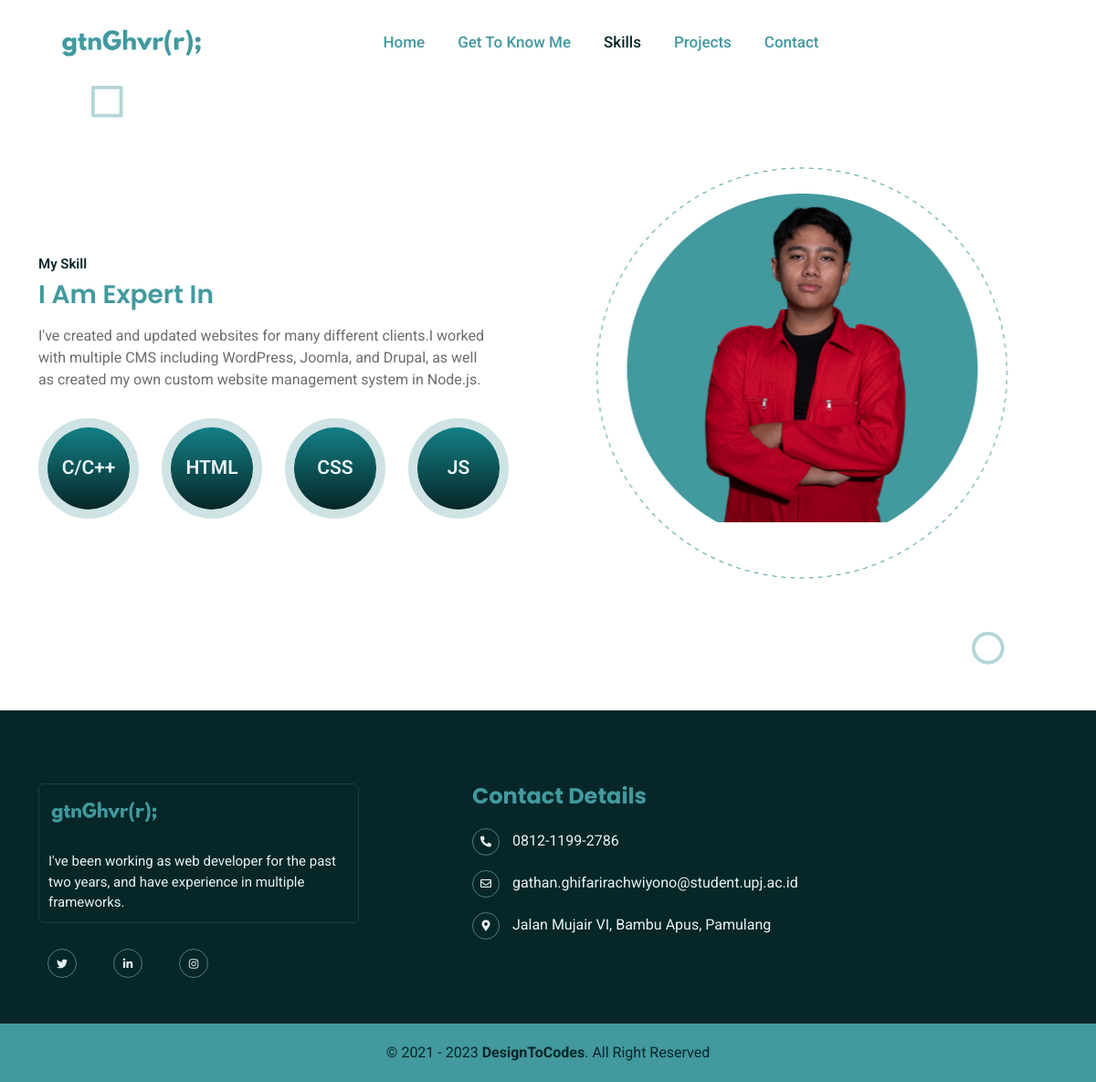
The app's page /skill.php with its own data.
### tables this page shows
CREATE TABLE `navbar` (
  `navbar_1` varchar(20) DEFAULT NULL,
  `navbar_2` varchar(20) DEFAULT NULL,
  `navbar_3` varchar(20) DEFAULT NULL,
  `navbar_4` varchar(20) DEFAULT NULL,
  `navbar_5` varchar(20) DEFAULT NULL
);

CREATE TABLE `skill` (
  `id` int(11) NOT NULL,
  `header2` varchar(20) DEFAULT NULL,
  `dsc` varchar(300) DEFAULT NULL,
  `skills` varchar(50) NOT NULL
);

CREATE TABLE `footer` (
  `dsc` varchar(300) DEFAULT NULL,
  `rsvp` varchar(200) DEFAULT NULL,
  `email` varchar(200) DEFAULT NULL,
  `addr` varchar(100) DEFAULT NULL
);

### skill.php (the view, shortened to what this page needs)
<!DOCTYPE html>
<html lang="en">
<head>
    <link rel="stylesheet" href="./lib/WOW-master/css/libs/animate.css">
    <link rel="stylesheet" href="https://cdnjs.cloudflare.com/ajax/libs/font-awesome/5.15.4/css/all.min.css">
    <link rel="stylesheet" href="https://cdnjs.cloudflare.com/ajax/libs/fancybox/3.5.7/jquery.fancybox.min.css">
    <link rel="stylesheet" href="./lib/slick-1.8.1/slick/slick.css">
    <link rel="stylesheet" href="./lib/slick-1.8.1/slick/slick-theme.css">
    <link rel="stylesheet" href="./lib/bootstrap-5/css/bootstrap.min.css">
    <link rel="stylesheet" href="./assets/css/style.css">
    <link rel="stylesheet" href="./assets/css/responsive.css">
    <?php include 'connections/connect.php';?>
</head>
<body>
    <header class="d2c_navbar sticky-top">
        <div class="container">
            <nav class="navbar navbar-expand-lg px-0 py-0" id="d2c_main_nav">
                <a class="navbar-brand" href="./index.html"><img src="./assets/images/logo.png" alt="Logo"></a>
                <?php
                    $select_sql = "select * from navbar";
                    $execSQL = mysqli_query($conn, $select_sql);
                    $result = mysqli_fetch_assoc($execSQL);
                ?>
                <div class="collapse navbar-collapse js-clone-nav justify-content-center">
                    <ul class="navbar-nav">
                        <li class="nav-item">
                            <a class="nav-link" href="home.php"><?php echo $result['navbar_1']; ?><span class="sr-only">(current)</span></a>
                        </li>
                        <li class="nav-item">
                            <a class="nav-link" href="about.php"><?php echo $result['navbar_2']; ?></a>
                        </li>
                        <li class="nav-item">
                            <a class="nav-link active" href="skill.php"><?php echo $result['navbar_3'];?></a>
                        </li>
                        <li class="nav-item">
                            <a class="nav-link" href="portofolio.php"><?php echo $result['navbar_4']; ?></a>
                        </li>
                        <li class="nav-item">
                            <a class="nav-link" href="contact.php"><?php echo $result['navbar_5']; ?></a>
                        </li>
                    </ul>
                </div>
            </nav>
        </div>
    </header>
    <section class="d2c_skill_wrapper position-relative" id="skill">
                <div class="container">
                    <div class="row align-items-center">
                        <div class="col-lg-6 text-center text-md-start mb-4 mb-md-5 mb-lg-0 wow fadeInLeft">
                            <div class="row">
                                <div class="col-md-6 col-lg-12">
                                    <h6>my skill</h6>
                                    <?php
                                    $select_sql = "select header2, dsc, skills from skill";
                                    $execSQL = mysqli_query($conn, $select_sql);
                                    $result = mysqli_fetch_assoc($execSQL);
                                    ?>
                                    <h2 class="mb-3"><?php echo $result['header2']; ?></h2>
                                    <p class="pe-0 pe-lg-5"><?php echo $result['dsc']; ?></p>
                                </div>
                                <div class="col-md-6 col-lg-12">
                                    <ul class="list-group list-group-horizontal justify-content-center justify-content-lg-start">
                                    <?php
                                            while($result = mysqli_fetch_assoc($execSQL)) {
                                                echo "<li>";
                                                echo  "<span>" . $result['skills'] . "</span>";
                                                echo "</li>";
                                            }
                                            ?>
                                    </ul>
                                </div>
                            </div>
                        </div>
                        <div class="col-lg-6">
                            <div class="d2c_skill_right wow fadeInRight">
                                <img src="./assets/images/skill_photo.png" class="img-fluid" alt="Skill Image">
                            </div>
                        </div>
                    </div>
                </div>
                <img src="./assets/images/square_element.png" alt="Square Element">
                <img src="./assets/images/circle_element.png" alt="Circle Element">
            </section>
   <?php
               $select_sql = "select * from footer";
               $execSQL = mysqli_query($conn, $select_sql);
               $result = mysqli_fetch_assoc($execSQL);
               ?>
        <footer class="d2c_footer_wrapper">
            <div class="d2c_footer_bg">
                <div class="container">
                    <div class="row">
                        <div class="col-md-12 col-lg-4 col-xl-5 mb-8 mb-lg-0 wow fadeInLeft">
                            <div class="d2c_footer_left">
                                <a href="./index.html">
                                    <img src="./assets/images/footer_logo.png" alt="Footer Logo">
                                </a>
                                <p class="mb-0"><?php echo $result['dsc'];?></p>
                            </div>
                        </div>
                        <div class="col-md-6 col-lg-4 col-xl wow fadeInUp">
                            <h4>Contact Details</h4>
                            <ul class="d2c_info_link mb-5 mb-md-0">
                                <li class="mb-3">
                                    <a href="tel:219-555-0114">
                                        <span>
                                            <i class="fas fa-phone-alt"></i>
                                        </span>
                                        <?php echo $result['rsvp'];?>
                                    </a>
                                </li>
                                <li class="mb-3">
                                    <a href="mailto:gathan.ghifarirachwiyono@student.upj.ac.id">
                                        <span>
                                            <i class="far fa-envelope"></i>
                                        </span>
                                        <?php echo $result['email']?>
                                    </a>
                                </li>
                                <li>
                                    <a href="https://www.google.com/maps/search/Royal+2464+Ln.+Mesa,+New+Jersey/@36.8616406,-103.4819732,5z/data=!3m1!4b1?entry=ttu" target="_blank">
                                        <span>
                                            <i class="fas fa-map-marker-alt"></i>
                                        </span>
                                        <?php echo $result['addr']?>
                                    </a>
                                </li>
                            </ul>
                        </div>
                            <div class="social-media">
                            <ul class="d2c_social_link list-group list-group-horizontal">
                                <li>
                                    <a href="https://twitter.com/DesignToCodes" target="_blank"><i class="fab fa-twitter"></i></a>
                                </li>
                                <li>
                                    <a href="https://www.linkedin.com/in/gathan-ghifari-rachwiyono-695515282/" target="_blank"><i class="fab fa-linkedin-in"></i></a>
                                </li>
                                <li>
                                    <a href="https://www.instagram.com/designtocodes/" target="_blank"><i class="fab fa-instagram"></i></a>
                                </li>
                            </div>
                        </div>
                    </div>
                </div>
        </footer>
        <div class="d2c_copy_wrapper">
            <p class="mb-0">&copy; 2021 - 2023 <a href="https://www.designtocodes.com/" target="_blank">DesignToCodes</a>. All Right Reserved</p>
        </div>
</body>
</html>

### assets/css/style.css (style rules this page uses)
:root { --primary_font: 'Poppins', sans-serif; --secondary_font: 'Roboto', sans-serif; --primary_color: #42999E; --secondary_color: #062628; --accent_color: #E7F2F3; --text_color: #6C6C6C; --default_color: #FFFFFF; --primary_bg_color: rgba(231, 242, 243, 0.25); }
html { scroll-behavior: smooth; }
body { overflow-x: hidden; }
section { padding: 100px 0px; }
a { text-decoration: none; }
img { object-fit: cover; }
h1,h2,h3,h4 { font-family: var(--primary_font); }
h2 { color: var(--primary_color); font-size: 35px; font-weight: 600; text-transform: capitalize; }
h6 { color: var(--secondary_color); font-family: var(--secondary_font); font-size: 15px; font-weight: 600; text-transform: capitalize; }
p { color: var(--text_color); font-family: var(--secondary_font); font-size: 18px; font-weight: 400; }
.container .navbar-brand { max-width: 100px; }
.d2c_navbar { padding: 15px 0px; background: var(--default_color); }
.d2c_navbar .navbar-nav .nav-item { margin: 5px 10px; display: flex; align-items: center; }
.d2c_navbar .navbar-nav .nav-link { color: var(--primary_color); font-family: var(--secondary_font); font-size: 18px; font-weight: 500; text-transform: capitalize; transition: .4s all ease; }
.navbar-nav .nav-link.active, .navbar-nav .show>.nav-link { color: var(--secondary_color) !important; }
.d2c_navbar .navbar-brand img { width: 200%; height: 100%; margin-top: 5px; }
.navbar.d2c_mobile_view_body .navbar-nav { width: 100%; }
.navbar.d2c_mobile_view_body .nav-item { margin-right: 0; }
.d2c_skill_wrapper p { margin-bottom: 50px; }
.d2c_skill_wrapper ul { list-style-type: none; padding-left: 0px; }
.d2c_skill_wrapper ul li { width: 130px; height: 130px; border: 10px solid rgba(17, 116, 121, 0.20); border-radius: 100px; transition: all ease 0.4s; margin: 0px 30px 30px 0px; }
.d2c_skill_wrapper ul li span { width: 110px; height: 110px; background: linear-gradient(180deg, #138086 0%, #062628 100%); border-radius: 100%; color: var(--accent_color); font-family: var(--secondary_font); font-size: 23px; font-weight: 600; display: flex; justify-content: center; align-items: center; opacity: 1; }
.d2c_skill_wrapper img:nth-child(2) { position: absolute; top: 100px; left: 100px; }
.d2c_skill_wrapper img:nth-child(3) { position: absolute; bottom: 200px; right: 160px; }
::placeholder { color: rgba(108, 108, 108, 0.75)!important; font-family: var(--secondary_font); font-size: 14px; font-weight: 400; }
.d2c_footer_bg { padding: 100px 0px 55px; background: var(--secondary_color); align-items: center; justify-content: center; }
.d2c_footer_left { padding: 10px; border: 1px solid rgba(92, 126, 130, 0.25); border-radius: 6px; margin-right: 100px; }
.d2c_footer_left p { margin-bottom: 10px; }
.d2c_footer_left img { margin-right: 500px; }
.d2c_footer_wrapper img { max-width: 228px; max-height: 57px; margin-bottom: 28px; }
.d2c_footer_wrapper p { color: var(--accent_color); }
.d2c_footer_wrapper h4 { color: var(--primary_color); font-size: 24px; font-weight: 700; text-transform: capitalize; margin-bottom: 30px; }
.d2c_footer_wrapper ul { list-style-type: none; padding-left: 0; }
.d2c_footer_wrapper a { color: var(--accent_color); font-family: var(--secondary_font); font-size: 18px; font-weight: 400; transition: all ease 0.4s; }
.d2c_footer_wrapper span { width: 20px; height: 20px; padding: 18px; background: transparent; border-radius: 100px; border: 1px solid rgba(161, 204, 207, 0.50); display: inline-flex; justify-content: center; align-items: center; margin-right: 15px; transition: all ease 0.4s; }
.d2c_footer_wrapper i { font-size: 14px; }
.social-media { margin-left: 10px; }
.d2c_social_link li { margin-top: 10px; width: 20px; height: 20px; padding: 18px; border-radius: 100px; border: 1px solid rgba(161, 204, 207, 0.50); display: inline-flex; justify-content: center; align-items: center; margin-right: 40px; transition: all ease 0.4s; }
.d2c_social_link li a { color: var(--accent_color); transition: all ease 0.4s; }
.d2c_copy_wrapper { background: var(--primary_color); padding: 20px 0px; }
.d2c_copy_wrapper P { color: var(--secondary_color); text-align: center; }
.d2c_copy_wrapper a { color: var(--secondary_color); font-weight: 700; transition: all ease 0.4s; }

### records on screen
navbar: navbar_1 "Home", navbar_2 "Get To Know Me", navbar_3 "Skills", navbar_4 "Projects", navbar_5 "Contact"
skill: header2 "I Am Expert In", dsc "I've created and updated websites for many different clients.I worked with multiple CMS including WordPress, Joomla, and Drupal, as well as created my own custom website management system in Node.js."
skill: skills "C/C++"
skill: skills "HTML"
skill: skills "CSS"
skill: skills "JS"
footer: dsc "I've been working as web developer for the past two years, and have experience in multiple frameworks.", rsvp "0812-1199-2786", email "gathan.ghifarirachwiyono@student.upj.ac.id", addr "Jalan Mujair VI, Bambu Apus, Pamulang"
